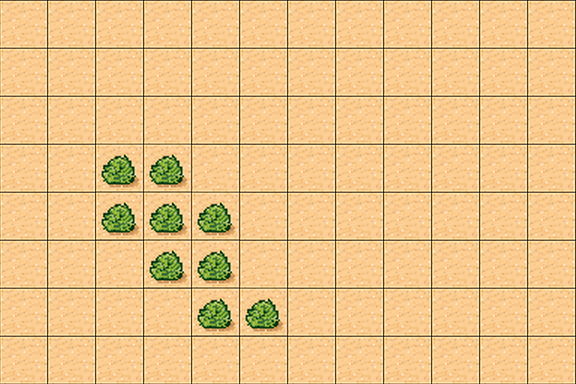

Rendered tile map (Tiled .tmx) drawn with the repository's tilesets; below, a short description and the map source with its tile grids summarised:
An orthogonal 12x8 tile map with 48x48 px tiles, 2 tile layers (floor, tree).

<map version="1.0" orientation="orthogonal" width="12" height="8" tilewidth="48" tileheight="48">
 <tileset firstgid="1" name="tmw_desert_spacing" tilewidth="48" tileheight="48" spacing="1" margin="1">
  <image source="tmw_desert_spacing.png" width="393" height="295" />
 </tileset>
 <layer name="floor" width="12" height="8">
  <data>[96 cells, 96 non-empty, 1 distinct tile ids]</data>
 </layer>
 <layer name="tree" width="12" height="8">
  <data>[96 cells, 9 non-empty, 1 distinct tile ids]</data>
 </layer>
</map>